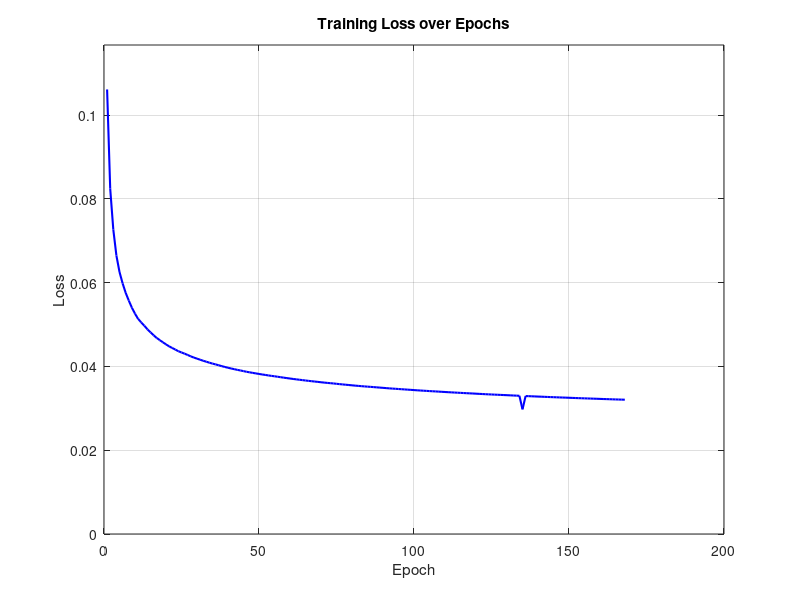

This chart was generated by the following MATLAB code:
% 定义数据
epoch = 1:168;
loss = [...
    0.106155, 0.082466, 0.072691, 0.066487, 0.062570, 0.059855, 0.057573, 0.055731, 0.054031, 0.052615, ...
    0.051363, 0.050540, 0.049748, 0.048871, 0.048149, 0.047456, 0.046820, 0.046284, 0.045776, 0.045279, ...
    0.044809, 0.044428, 0.044041, 0.043648, 0.043348, 0.043060, 0.042749, 0.042413, 0.042132, 0.041874, ...
    0.041622, 0.041367, 0.041146, 0.040907, 0.040690, 0.040499, 0.040291, 0.040079, 0.039883, 0.039699, ...
    0.039527, 0.039364, 0.039199, 0.039052, 0.038895, 0.038735, 0.038603, 0.038472, 0.038345, 0.038223, ...
    0.038097, 0.037991, 0.037869, 0.037761, 0.037663, 0.037552, 0.037441, 0.037331, 0.037226, 0.037127, ...
    0.037026, 0.036933, 0.036839, 0.036750, 0.036658, 0.036567, 0.036487, 0.036402, 0.036325, 0.036236, ...
    0.036161, 0.036085, 0.036018, 0.035949, 0.035867, 0.035790, 0.035714, 0.035644, 0.035574, 0.035504, ...
    0.035434, 0.035371, 0.035305, 0.035245, 0.035189, 0.035135, 0.035076, 0.035017, 0.034957, 0.034900, ...
    0.034841, 0.034778, 0.034725, 0.034677, 0.034624, 0.034574, 0.034522, 0.034469, 0.034420, 0.034367, ...
    0.034314, 0.034268, 0.034221, 0.034176, 0.034129, 0.034085, 0.034045, 0.033999, 0.033951, 0.033909, ...
    0.033866, 0.033824, 0.033783, 0.033743, 0.033701, 0.033662, 0.033623, 0.033585, 0.033548, 0.033506, ...
    0.033465, 0.033428, 0.033387, 0.033351, 0.033317, 0.033280, 0.033248, 0.033214, 0.033181, 0.033149, ...
    0.033112, 0.033076, 0.033041, 0.033008, 0.02976, 0.032944, 0.032914, 0.032881, 0.032850, 0.032818, ...
    0.032793, 0.032759, 0.032727, 0.032697, 0.032670, 0.032641, 0.032612, 0.032586, 0.032560, 0.032531, ...
    0.032501, 0.032474, 0.032446, 0.032418, 0.032392, 0.032366, 0.032340, 0.032315, 0.032290, 0.032261, ...
    0.032234, 0.032213, 0.032188, 0.032161, 0.032136, 0.032114, 0.032092, 0.032069];

% 绘制图表
figure;
plot(epoch, loss, 'b-', 'LineWidth', 1.5);  % 蓝色实线，线宽1.5
xlabel('Epoch');
ylabel('Loss');
title('Training Loss over Epochs');
grid on;

% 可选：调整y轴范围（让初始点更明显）
ylim([0 max(loss)*1.1]);